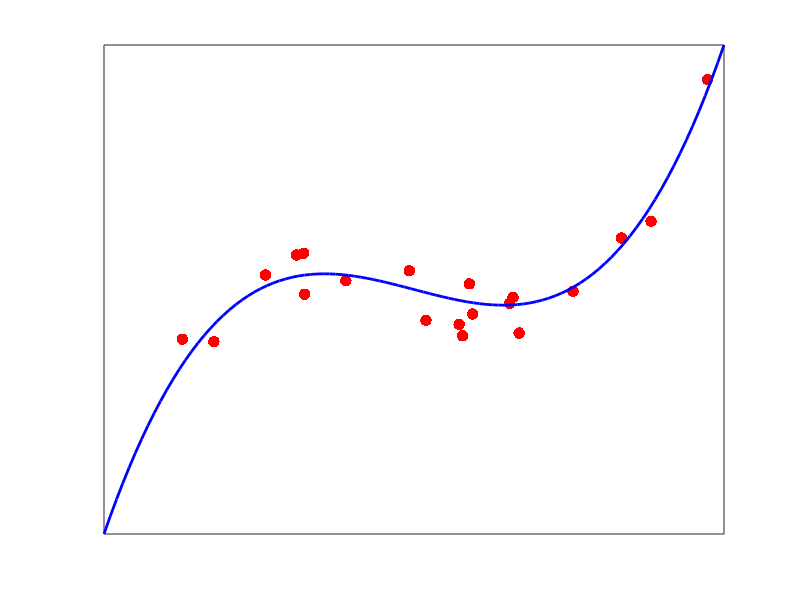
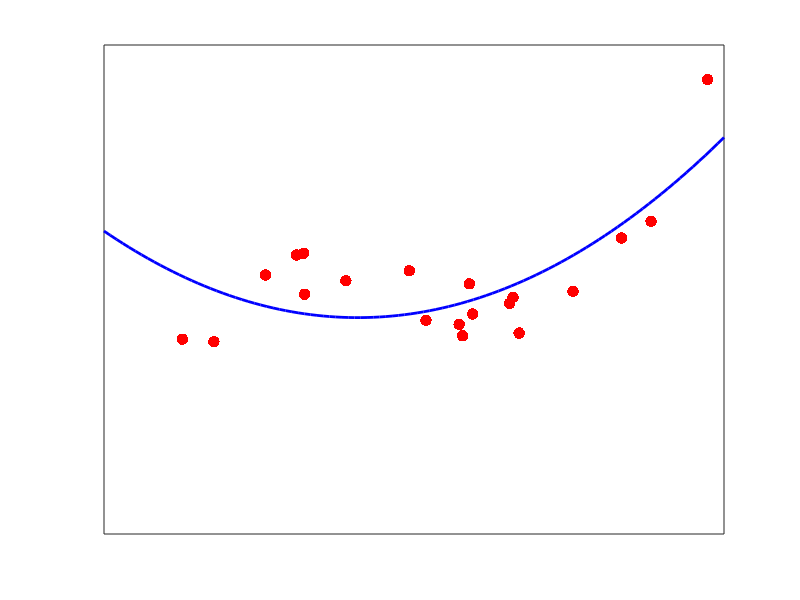
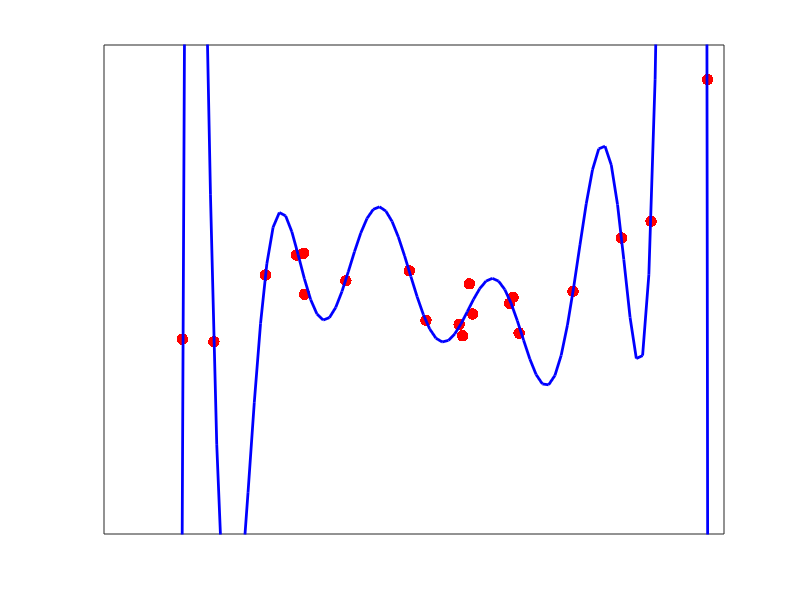

Here is the MATLAB script that generated these plots, in order:
% capacity.m
% Jeremy Barnes, 28/10/1999
% $Id:$

% This file draws three graphs which show capacity control (in a
% regression setting)

target_poly = [1 0 -1 2];

xsamples = rand(1, 20)*4-2;

ysamples = polyval(target_poly, xsamples) + randn(size(xsamples))*0.5;

allx = linspace(-2, 2);
ally = polyval(target_poly, allx);

right_poly = polyfit(xsamples, ysamples, 3);
toolittle_poly = polyfit(xsamples, ysamples, 2);
toomuch_poly = polyfit(xsamples, ysamples, 12);


righty = polyval(right_poly, allx);
littley = polyval(toolittle_poly, allx);
muchy = polyval(toomuch_poly, allx);

figure(1);  clf;
plot(xsamples, ysamples, 'r.', 'markersize', 25);  hold on;
%plot(allx, righty, 'k--', 'linewidth', 2);
plot(allx, ally, 'b-', 'linewidth', 2);
set(gca, 'xtick', [], 'ytick', []);
%xlabel('x');; ylabel('y');
ax = axis;




figure(2);  clf;
plot(xsamples, ysamples, 'r.', 'markersize', 25);  hold on;
%plot(allx, righty, 'k--', 'linewidth', 2);
plot(allx, littley, 'b-', 'linewidth', 2);
set(gca, 'xtick', [], 'ytick', []);
%xlabel('x');; ylabel('y');
axis(ax);


figure(3);  clf;
plot(xsamples, ysamples, 'r.', 'markersize', 25);  hold on;
%plot(allx, righty, 'k--', 'linewidth', 2);
plot(allx, muchy, 'b-', 'linewidth', 2);
set(gca, 'xtick', [], 'ytick', []);
%xlabel('x');; ylabel('y');
axis(ax);





